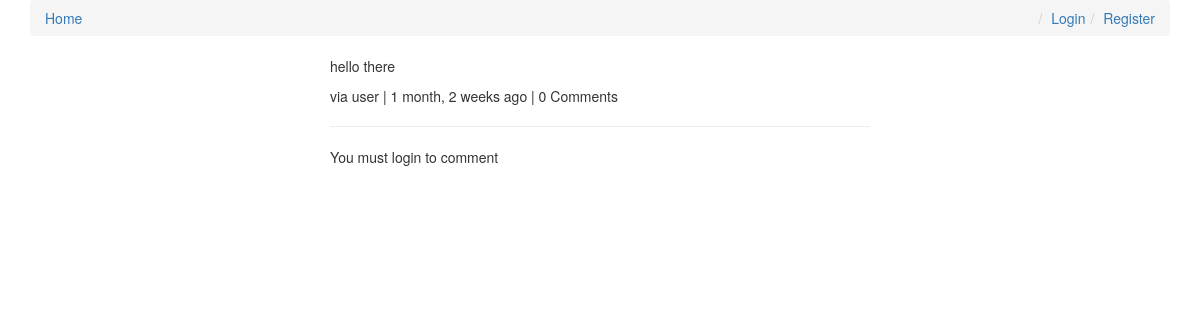
Page /comments/4/ on the earlier database version.
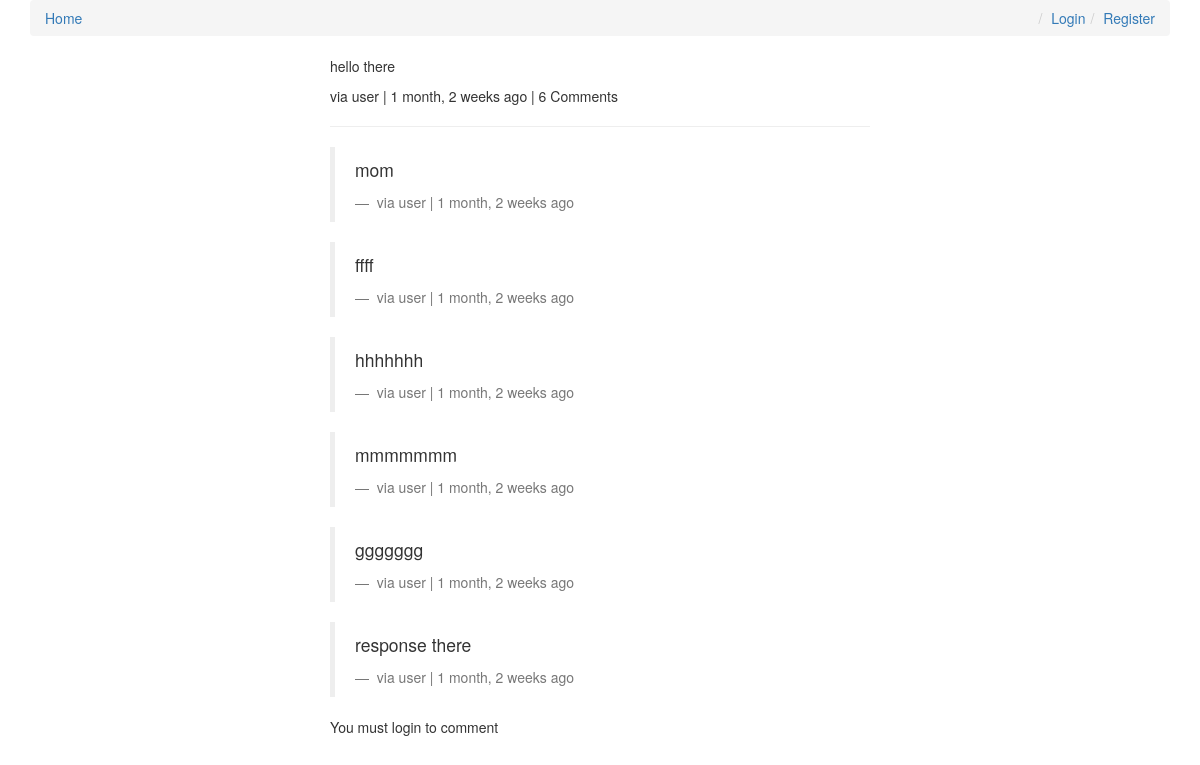
Same page on the later database version.
### comments/models.py (models this page shows, shortened)
class Comment(models.Model):
    user = models.ForeignKey(settings.AUTH_USER_MODEL, default=1)
    content_type = models.ForeignKey(ContentType, on_delete=models.CASCADE, null=True)
    object_id = models.PositiveIntegerField(null=True)
    content_object = GenericForeignKey('content_type', 'object_id')
    parent = models.ForeignKey('self', null=True, blank=True)
    content = models.TextField()
    timestamp = models.DateTimeField(auto_now_add=True)
    objects = CommentManager()
    class Meta:
        ordering = ['-timestamp']
    def children(self):
        return Comment.objects.filter(parent=self)
    @property
    def is_parent(self):
        if self.parent is not None:
            return False
        return True

### comments/views.py (the view, shortened to what this page needs)
# urls.py: url(r'^(?P<id>\d+)/$', comment_thread, name='thread'),
def comment_thread(request, id):
    try:
        obj = Comment.objects.get(id=id)
    except:
        raise Http404
    if not obj.is_parent:
        obj = obj.parent
    initial_data = {
        "content_type": obj.content_type,
        "object_id": obj.object_id
    }
    form = CommentForm(request.POST or None, initial=initial_data)
    print(form.errors)
    context = {
        "comment": obj,
        "form": form,
    }
    return render(request, "comment_thread.html", context)

### templates/comment_thread.html (shortened to what this page needs)
{% extends "base.html" %}
{% load urlify %}
{% load crispy_forms_tags %}
{% block content %}
    <div class='col-sm-6 col-sm-offset-3'>
        <p>
            {{ comment.content }}
        </p>
        <footer>
            via {{ comment.user }} | {{ comment.timestamp|timesince }} ago
            |
            {% with nb_comments=comment.children.count %}
                {{ nb_comments }} Comment{{nb_comments|pluralize}}
            {% endwith %}
        </footer>
        <hr/>
        <div>
            {% for child_comment in comment.children %}
                <blockquote>
                    <p>{{ child_comment.content }}</p>
                    <footer>
                        via {{ child_comment.user }} | {{ child_comment.timestamp|timesince }} ago
                    </footer>
                </blockquote>
            {% endfor %}
            {% if request.user.is_authenticated %}
                <form method="POST" action=".">
                    {% csrf_token %}
                    {{ form|crispy }}
                    <input type="hidden" name="parent_id" value="{{ comment.id }}" />
                    <input type="submit" value="Reply" class="btn btn-default" />
                </form>
            {% else %}
                <p>You must login to comment</p>
            {% endif %}
        </div>
    </div>
{% endblock content %}

### templates/base.html (shortened to what this page needs)
{% load staticfiles %}
<html>
	<head>
		<link rel="stylesheet" href="https://maxcdn.bootstrapcdn.com/bootstrap/3.3.6/css/bootstrap.min.css">
		<link rel="stylesheet" href="https://maxcdn.bootstrapcdn.com/bootstrap/3.3.6/css/bootstrap-theme.min.css">
		<link rel="stylesheet" type="text/css" href="https://maxcdn.bootstrapcdn.com/font-awesome/4.5.0/css/font-awesome.min.css">
		<link rel='stylesheet' href='{% static "css/base.css" %}' />
	</head>
	<body>
		<div class='container'>
			<ol class="breadcrumb">
				<li><a href="{% url 'posts:list' %}">Home</a></li>
				{% if not request.user.is_authenticated %}
					<li class="pull-right"><a href="{% url 'register' %}">Register</a></li>
					<li class="pull-right"><a href="{% url 'login' %}">Login</a></li>
				{% else %}
					<li class="pull-right"><a href="{% url 'logout' %}">Logout</a></li>
					<li class="pull-right">{{ request.user.username }}</li>
				{% endif %}
			</ol>
			{% block content %}{% endblock content %}
		</div>
	</body>
</html>

Differences in the rows shown:
added Comment: content "mom", user "user", timestamp "1 month, 2 weeks"
added Comment: content "ffff", user "user", timestamp "1 month, 2 weeks"
added Comment: content "hhhhhhh", user "user", timestamp "1 month, 2 weeks"
added Comment: content "mmmmmmm", user "user", timestamp "1 month, 2 weeks"
added Comment: content "ggggggg", user "user", timestamp "1 month, 2 weeks"
added Comment: content "response there", user "user", timestamp "1 month, 2 weeks"
Other differences:
{{ nb_comments }}: "0" → "6"
